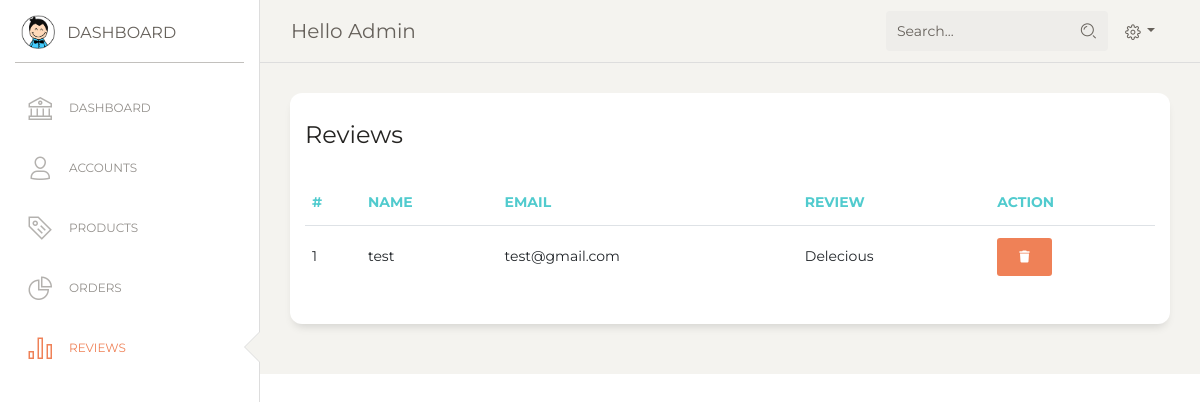
Page /admin/reviews.php (signed in) on the committed database.
### tables this page shows
CREATE TABLE `reviews` (
  `id` int(11) NOT NULL,
  `name` varchar(255) NOT NULL,
  `email` varchar(255) NOT NULL,
  `review` varchar(255) NOT NULL
);

### db/reviewModel.php (called while the page is built, shortened)
<?php
require_once 'connection.php';
class Review
{
    public static function getAllReview():array{
        global $connection;
        $sql = "select * from reviews";
        $reviews = mysqli_query($connection, $sql);
        return mysqli_fetch_all($reviews);
    }
}

### admin/reviews.php (the view)
<?php include 'includes/header.inc.php' ?>
<?php include '../db/reviewModel.php' ?>
<div class="content">
    <div class="row">
        <div class="col-md-12">
            <div class="card">
                <div class="card-header">
                    <h4 class="card-title">Reviews</h4>
                </div>
                <div class="card-body">
                    <div class="table-responsive">
                        <table class="table">
                            <thead class=" text-primary">
                                <th>#</th>
                                <th>Name</th>
                                <th>Email</th>
                                <th>Review</th>
                                <th>Action</th>
                            </thead>
                            <tbody>
                                <?php
                                $reviews = Review::getAllReview();
                                if(empty($reviews)){
                                    echo '<tr><td class="text-center" colspan="4">No records...</td></tr>';
                                }else{
                                    $counter = 1;
                                    foreach($reviews as $review){
                                        echo "<tr>
                                                <td>".$counter++."</td>
                                                <td>".$review[1]."</td>
                                                <td>".$review[2]."</td>
                                                <td>".$review[3]."</td>
                                                <td><a class='btn btn-danger' href='delete_review.php?id=" . $review[0] . "'><i class='fa-solid fa-trash'></i></a></td>
                                            </tr>";
                                    }
                                }
                                ?>
                            </tbody>
                        </table>
                    </div>
                </div>
            </div>
        </div>
    </div>
</div>
<?php include 'includes/footer.inc.php' ?>

### rows in the picture
reviews: name "test", email "test@gmail.com", review "Delecious"
